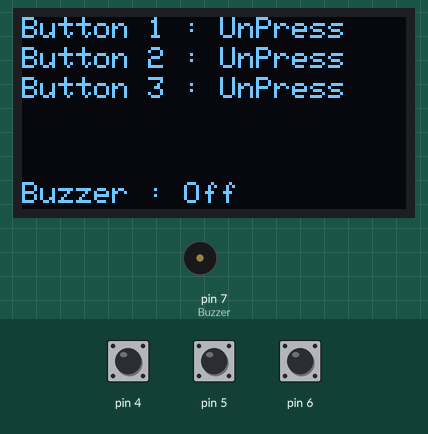
This sketch was run on a simulated Arduino Uno, built with avr-gcc and run on an emulated ATmega328P. Parts: 128×64 one-colour display, buzzer (waves = sounding, pin HIGH). The inputs (shaded band) are chosen by the test bench; at power-on: pin 4 HIGH, pin 5 HIGH, pin 6 HIGH. The display library's start-up logo is not drawn.

Above: at 2.2 s.
2.3 s: pin 4 pulled LOW for 0.15 s
At 2.49 s:
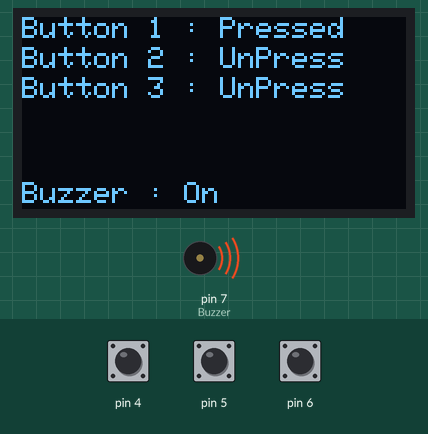
4.0 s: pin 5 pulled LOW for 0.15 s
At 4.22 s:
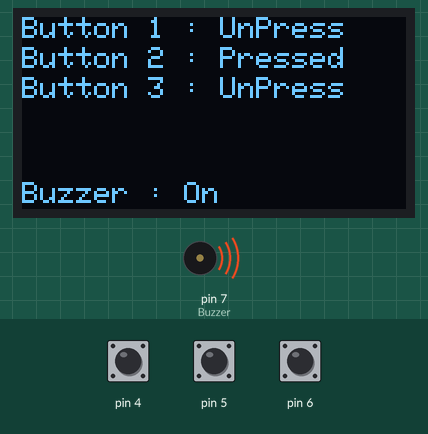
5.7 s: pin 6 pulled LOW for 0.15 s
At 7.0 s:
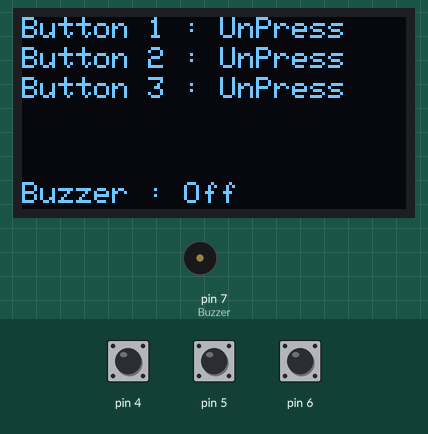
7.3 s: pin 6 pulled LOW for 3.2 s
At 8.1 s:
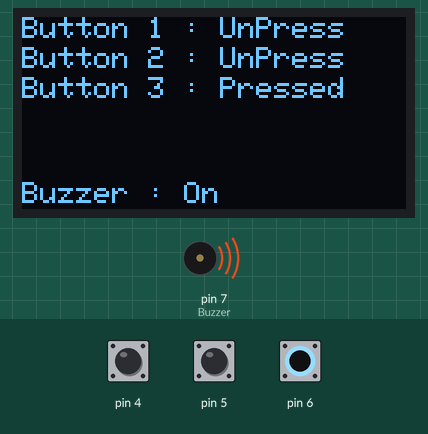
12.0 s: pin 4 pulled LOW for 3.2 s
At 13.1 s:
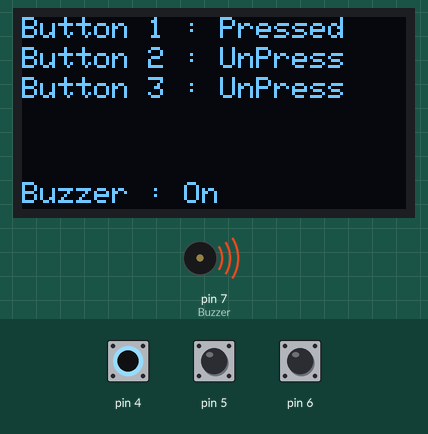
16.8 s: pin 4 driven LOW and pin 5 driven LOW and pin 6 driven LOW
At 17.9 s:
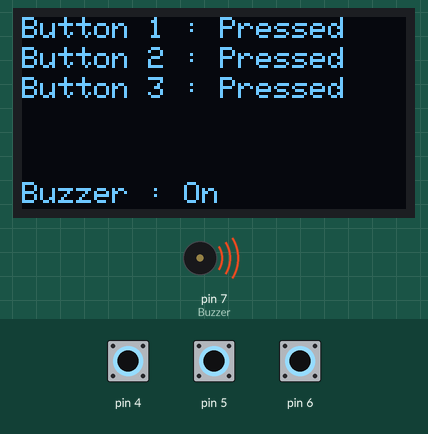
Timing chart, 0 to 19.3 s (numbered marks = the images above; inputs shaded):
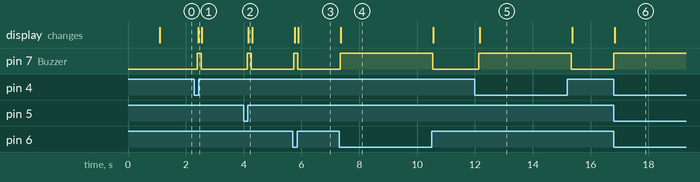

Measured:
- after the input at 2.3 s, pin 7 (Buzzer): LOW → HIGH after 0.09 s, → LOW 0.14 s later; the display: changes after 0.13 s (image 1)
- after the input at 4.0 s, pin 7 (Buzzer): LOW → HIGH after 0.13 s, → LOW 0.14 s later; the display: changes after 0.16 s (image 2)
- after the input at 5.7 s, pin 7 (Buzzer): LOW → HIGH at once, → LOW 0.13 s later; the display: first changes after 0.06 s (image 3 shows a later state)
- after the input at 7.3 s, pin 7 (Buzzer): LOW → HIGH at once, → LOW 3.2 s later; the display: changes after 0.06 s (image 4)
- after the input at 12.0 s, pin 7 (Buzzer): LOW → HIGH after 0.13 s, → LOW 3.2 s later; the display: changes after 0.17 s (image 5)
- after the input at 16.8 s, pin 7 (Buzzer): LOW → HIGH at once; the display: changes at once (image 6)

The sketch:

Test_OLED_Buzzer_And_Buttons.ino
```cpp
//>>>>>>>>>>>>>>>>>>>>>>>>>>>>>>>>>>>>>>>>>>>>>>>>>>>>>>>>>>>>>>>>>>>>>>>>>>>>>>>>>>>>>>>>> Test OLED Buzzer and Buttons

//----------------------------------------Include Library
#include <SPI.h>
#include <Wire.h>
#include <Adafruit_GFX.h>
#include <Adafruit_SSD1306.h>
//----------------------------------------

//----------------------------------------Configure OLED screen size in pixels
#define SCREEN_WIDTH 128 //--> OLED display width, in pixels
#define SCREEN_HEIGHT 64 //--> OLED display height, in pixels
//----------------------------------------

//----------------------------------------Declaration for an SSD1306 display connected to I2C (SDA, SCL pins)
#define OLED_RESET     -1 // Reset pin # (or -1 if sharing Arduino reset pin)
Adafruit_SSD1306 display(SCREEN_WIDTH, SCREEN_HEIGHT, &Wire, OLED_RESET);
//----------------------------------------

byte btn_Menu_Select, btn_Up, btn_Down; //--> Variables for Buttons

byte Buzzer = 7; //--> Variable for Buzzer

bool Button_1;
bool Button_2;
bool Button_3;

//________________________________________________________________________void setup()
void setup() {
  // put your setup code here, to run once:
  Serial.begin(9600);

  //----------------------------------------Push-button configuration as INPUT
  pinMode(4, INPUT_PULLUP);
  pinMode(5, INPUT_PULLUP);
  pinMode(6, INPUT_PULLUP);
  //----------------------------------------

  pinMode(Buzzer, OUTPUT); //--> Configure Buzzer as OUTPUT

  //----------------------------------------SSD1306_SWITCHCAPVCC = generate display voltage from 3.3V internally
  // Address 0x3C for 128x32 and Address 0x3D for 128x64.
  // But on my 128x64 module the 0x3D address doesn't work. What works is the 0x3C address.
  // So please try which address works on your module.
  if(!display.begin(SSD1306_SWITCHCAPVCC, 0x3C)) {
    Serial.println(F("SSD1306 allocation failed"));
    for(;;); //--> Don't proceed, loop forever
  }
  //----------------------------------------

  //----------------------------------------Show initial display buffer contents on the screen
  // the library initializes this with an Adafruit splash screen.
  display.display();
  delay(1000);
  //----------------------------------------
}
//________________________________________________________________________

//________________________________________________________________________void loop()
void loop() {
  read_button();

  display.clearDisplay();

  display.setTextSize(1);
  display.setTextColor(WHITE);

  display.setCursor(0,0); //--> (x position, y position)
  display.print("Button 1 : ");
  Button_1 = btn_Menu_Select;
  if (Button_1 == LOW) {
    display.print("Pressed");
    Button_Sound(1);
  } else {
    display.print("UnPress");
  }

  display.setCursor(0,10); //--> (x position, y position)
  display.print("Button 2 : ");
  Button_2 = btn_Up;
  if (Button_2 == LOW) {
    display.print("Pressed");
    Button_Sound(1);
  } else {
    display.print("UnPress");
  }

  display.setCursor(0,20); //--> (x position, y position)
  display.print("Button 3 : ");
  Button_3 = btn_Down;
  if (Button_3 == LOW) {
    display.print("Pressed");
    Button_Sound(1);
  } else {
    display.print("UnPress");
  }

  if (Button_1 == HIGH && Button_2 == HIGH && Button_3 == HIGH) {
    Button_Sound(0);
  }

  display.setCursor(0,55); //--> (x position, y position)
  display.print("Buzzer : ");
  int Buzzer_Stat = digitalRead(Buzzer);
  if (Buzzer_Stat == 1) {
    display.print("On");
  } else {
    display.print("Off");
  }

  display.display();
  delay(100);
}
//________________________________________________________________________

//________________________________________________________________________Subroutines for reading Buttons
void read_button() {
  btn_Menu_Select = digitalRead(4);
  btn_Up = digitalRead(5);
  btn_Down = digitalRead(6);
}
//________________________________________________________________________

//________________________________________________________________________Subroutines to turn the Buzzer on or off
void Button_Sound(byte snd) {
  digitalWrite(Buzzer, snd);
}
//________________________________________________________________________

//<<<<<<<<<<<<<<<<<<<<<<<<<<<<<<<<<<<<<<<<<<<<<<<<<<<<<<<<<<<<<<<<<<<<<<<<<<<<<<<<<<<<<<<<<
```
